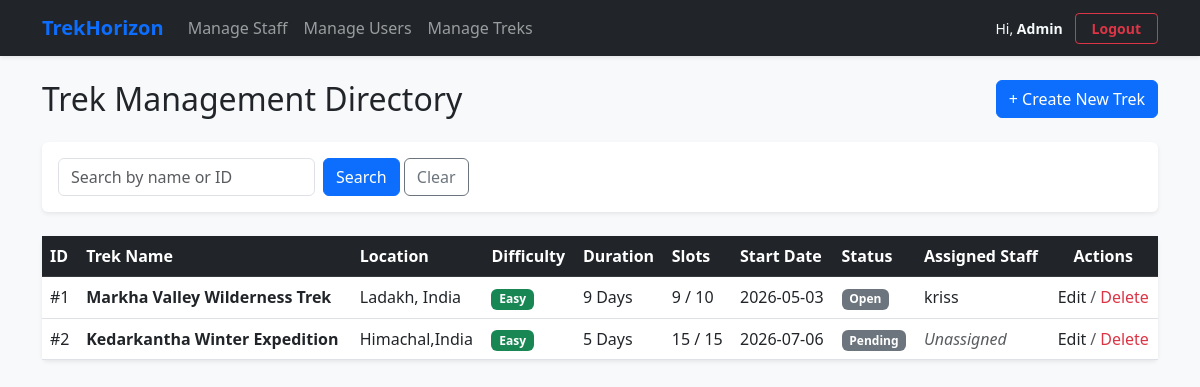
/admin/treks (signed in), run on an earlier commit of the app's database.
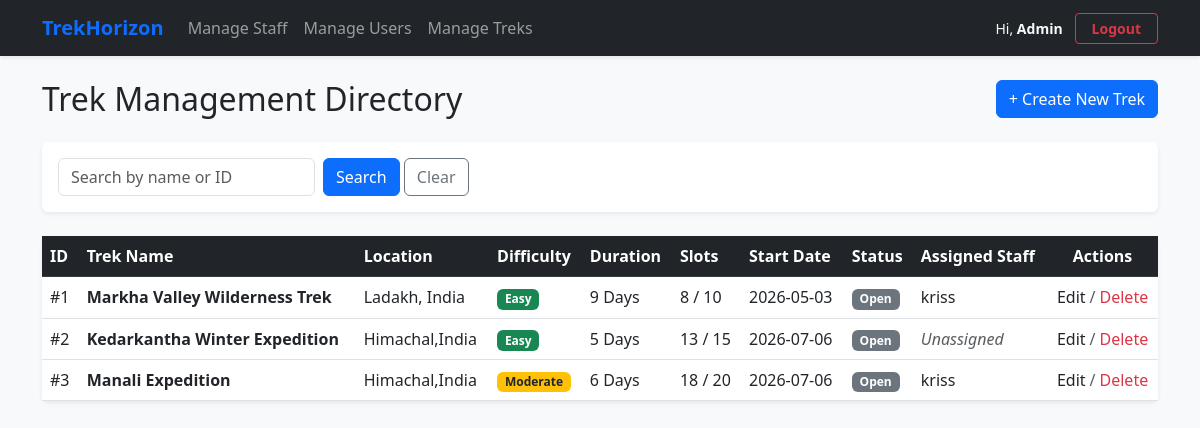
And on a later commit of the database.
### models.py (models this page shows)
class Trek(db.Model):
    trek_id = db.Column(db.Integer, primary_key=True, autoincrement=True)
    trek_name = db.Column(db.String(150), nullable=False)
    location = db.Column(db.String(150), nullable=False)
    difficulty = db.Column(db.Enum('Easy', 'Moderate', 'Hard', name='trek_difficulty'), nullable=False)
    duration_days = db.Column(db.Integer, nullable=False)
    available_slots = db.Column(db.Integer, nullable=False)
    max_slots = db.Column(db.Integer, nullable=False)
    start_date = db.Column(db.Date, nullable=False)
    end_date = db.Column(db.Date, nullable=False)
    status = db.Column(db.Enum('Pending', 'Started', 'Open', 'Closed', 'Completed', name='trek_status'), nullable=False)
    assigned_staff_id = db.Column(db.Integer, db.ForeignKey('user.user_id'), nullable=True)
    cost_per_person = db.Column(db.Float, nullable=False, default=0.0)
    meeting_point = db.Column(db.String(255), nullable=True)
    description = db.Column(db.Text, nullable=True)
    bookings = db.relationship('Booking', backref='trek', lazy=True)

class User(db.Model):
    user_id = db.Column(db.Integer, primary_key=True, autoincrement=True)
    name = db.Column(db.String(100), nullable=False)
    email = db.Column(db.String(100), nullable=False, unique=True)
    password = db.Column(db.String(255), nullable=False)
    phone = db.Column(db.String(20), nullable=True)
    role = db.Column(db.Enum('Admin', 'Staff', 'Trekker', name='user_roles'), nullable=False)
    status = db.Column(db.String(20), nullable=False, default='Approved')
    created_at = db.Column(db.DateTime, default=datetime.utcnow)
    managed_treks = db.relationship('Trek', backref='assigned_staff', lazy=True)
    bookings = db.relationship('Booking', backref='trekker', lazy=True)

### routes/admin.py (the view)
@app.route('/admin/treks')
def admin_trek_list():
    if 'user_id' not in session or session['user_role'] != 'Admin':
        return "Access Forbidden", 403
    search_query = request.args.get('search', '').strip()
    query = Trek.query
    if search_query:
        clean_id = search_query.replace('#', '').strip()
        if clean_id.isdigit():
            query = query.filter(Trek.trek_id == int(clean_id))
        else:
            query = query.filter(Trek.trek_name.like(f"%{search_query}%"))
    all_treks = query.all()
    return render_template('admintreks.html', treks=all_treks, search_query=search_query)

### templates/admintreks.html (shortened to what the changed rows need)
{% extends 'base.html' %}
{% block content %}
    <div class="d-flex justify-content-between align-items-center mb-4">
        <h2 class="mb-0">Trek Management Directory</h2>
    </div>
    <div class="card shadow-sm border-0">
        <div class="card-body p-0">
            <div class="table-responsive">
                <table class="table table-hover mb-0 align-middle">
                    <thead class="table-dark text-nowrap">
                        <tr>
                            <th>ID</th>
                            <th>Trek Name</th>
                            <th>Location</th>
                            <th>Difficulty</th>
                            <th>Duration</th>
                            <th>Slots</th>
                            <th>Start Date</th>
                            <th>Status</th>
                            <th>Assigned Staff</th>
                            <th class="text-center">Actions</th>
                        </tr>
                    </thead>
                    <tbody>
                        {% if treks %}
                            {% for trek in treks %}
                            <tr>
                                <td>#{{ trek.trek_id }}</td>
                                <td><strong>{{ trek.trek_name }}</strong></td>
                                <td>{{ trek.location }}</td>
                                <td>
                                    <span class="badge {% if trek.difficulty == 'Easy' %}bg-success{% elif trek.difficulty == 'Moderate' %}bg-warning text-dark{% else %}bg-danger{% endif %}">
                                        {{ trek.difficulty }}
                                    </span>
                                </td>
                                <td>{{ trek.duration_days }} Days</td>
                                <td>{{ trek.available_slots }} / {{ trek.max_slots }}</td>
                                <td>{{ trek.start_date.strftime('%Y-%m-%d') }}</td>
                                <td>
                                    <span class="badge bg-secondary">{{ trek.status }}</span>
                                </td>
                                <td>
                                    {% if trek.assigned_staff %}
                                        {{ trek.assigned_staff.name }}
                                    {% else %}
                                        <em class="text-muted">Unassigned</em>
                                    {% endif %}
                                </td>
                                <td class="text-center">
                                    <div class="d-inline-flex align-items-center gap-1">
                                        <a href="/admin/trek/edit/{{ trek.trek_id }}" class="text-dark text-decoration-none">Edit</a>
                                        <span class="text-muted">/</span>
                                        <form action="/admin/trek/delete/{{ trek.trek_id }}" method="POST" onsubmit="return confirm('Are you absolutely sure you want to permanently delete this trek? This action cannot be undone.');" class="d-inline">
                                            <button type="submit" class="btn btn-link p-0 text-danger text-decoration-none border-0 align-baseline" style="font-size: inherit;">Delete</button>
                                        </form>
                                    </div>
                                </td>
                            </tr>
                            {% endfor %}
                        {% else %}
                            <tr>
                                <td colspan="10" class="text-center py-4 text-muted">No treks match your search parameters. Click "Clear" to view all records.</td>
                            </tr>
                        {% endif %}
                    </tbody>
                </table>
            </div>
        </div>
    </div>
{% endblock %}

What changed in the data, as far as the page shows it:
changed Trek "Markha Valley Wilderness Trek": available_slots "9" → "8"
changed Trek "Kedarkantha Winter Expedition": available_slots "15" → "13"; status "Pending" → "Open"
added Trek: trek_id "3", trek_name "Manali Expedition", location "Himachal,India", difficulty "Moderate", duration_days "6", available_slots "18", max_slots "20", start_date "2026-07-06", status "Open", assigned_staff.name "kriss"
